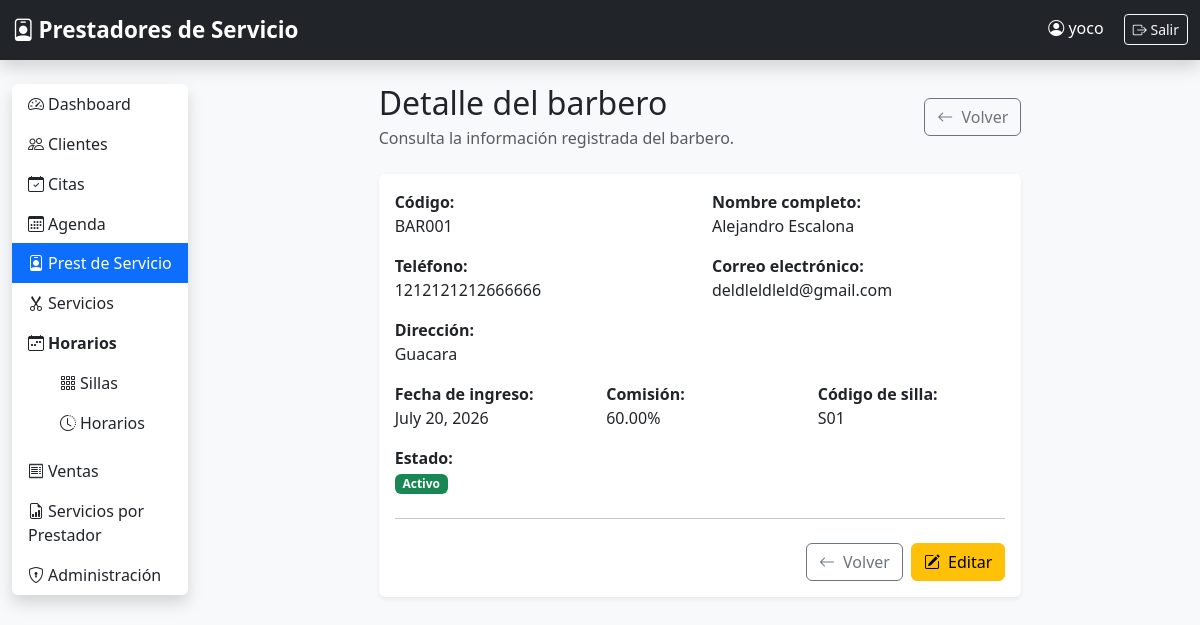
/barberos/1/ (signed in), run on the app's committed database.
### seguridad/models.py (models this page shows, shortened)
class Usuario(AbstractUser):
    telefono = models.CharField(max_length=20, blank=True)

### barberos/models.py (models this page shows, shortened)
class Barbero(models.Model):
    codigo = models.CharField(
        max_length=10,
        unique=True,
        verbose_name="Código"
    )
    nombre = models.CharField(max_length=100)
    apellido = models.CharField(max_length=100)
    direccion = models.CharField(max_length=250)
    telefono = models.CharField(max_length=20)
    correo = models.EmailField(blank=True)
    fecha_ingreso = models.DateField()
    porcentaje = models.DecimalField(
        max_digits=5,
        decimal_places=2,
        help_text="Porcentaje de comisión"
    )
    codigo_silla = models.CharField(
        max_length=10,
        unique=True
    )
    activo = models.BooleanField(default=True)
    class Meta:
        ordering = ["nombre", "apellido"]
        verbose_name = "Barbero"
        verbose_name_plural = "Barberos"

### barberos/views.py (the view)
# urls.py: path("<int:pk>/", views.detalle_barbero, name="detalle_barbero"),
@login_required
def detalle_barbero(request, pk):
    barbero = get_object_or_404(Barbero, pk=pk)
    contexto = {
        "barbero": barbero,
    }
    return render(
        request,
        "barberos/detalle.html",
        contexto,
    )

### barberos/templates/barberos/detalle.html (shortened to what this page needs)
{% extends "base.html" %}
{% block content %}
<div class="row justify-content-center">
    <div class="col-lg-8">
        <div class="d-flex justify-content-between align-items-center mb-4">
            <div>
                <h2 class="mb-1">
                    Detalle del barbero
                </h2>
                <p class="text-muted mb-0">
                    Consulta la información registrada del barbero.
                </p>
            </div>
            <a
                href="{% url 'barberos:lista_barberos' %}"
                class="btn btn-outline-secondary"
            >
                <i class="bi bi-arrow-left me-1"></i>
                Volver
            </a>
        </div>
        <div class="card shadow-sm border-0">
            <div class="card-body">
                <div class="row gy-3">
                    <div class="col-md-6">
                        <strong>Código:</strong><br>
                        {{ barbero.codigo }}
                    </div>
                    <div class="col-md-6">
                        <strong>Nombre completo:</strong><br>
                        {{ barbero.nombre }} {{ barbero.apellido }}
                    </div>
                    <div class="col-md-6">
                        <strong>Teléfono:</strong><br>
                        {{ barbero.telefono|default:"-" }}
                    </div>
                    <div class="col-md-6">
                        <strong>Correo electrónico:</strong><br>
                        {{ barbero.correo|default:"-" }}
                    </div>
                    <div class="col-12">
                        <strong>Dirección:</strong><br>
                        {{ barbero.direccion }}
                    </div>
                    <div class="col-md-4">
                        <strong>Fecha de ingreso:</strong><br>
                        {{ barbero.fecha_ingreso }}
                    </div>
                    <div class="col-md-4">
                        <strong>Comisión:</strong><br>
                        {{ barbero.porcentaje }}%
                    </div>
                    <div class="col-md-4">
                        <strong>Código de silla:</strong><br>
                        {{ barbero.codigo_silla }}
                    </div>
                    <div class="col-md-4">
                        <strong>Estado:</strong><br>
                        {% if barbero.activo %}
                            <span class="badge bg-success">
                                Activo
                            </span>
                        {% else %}
                            <span class="badge bg-secondary">
                                Inactivo
                            </span>
                        {% endif %}
                    </div>
                </div>
                <hr class="my-4">
                <div class="d-flex justify-content-end gap-2">
                    <a
                        href="{% url 'barberos:lista_barberos' %}"
                        class="btn btn-outline-secondary"
                    >
                        <i class="bi bi-arrow-left me-1"></i>
                        Volver
                    </a>
                    <a
                        href="{% url 'barberos:editar_barbero' barbero.pk %}"
                        class="btn btn-warning"
                    >
                        <i class="bi bi-pencil-square me-1"></i>
                        Editar
                    </a>
                </div>
            </div>
        </div>
    </div>
</div>
{% endblock %}

### templates/base.html (shortened to what this page needs)
{% load static %}
<!DOCTYPE html>
<html lang="es">
<head>
    <link href="https://cdn.jsdelivr.net/npm/bootstrap@5.3.7/dist/css/bootstrap.min.css" rel="stylesheet">
    <link href="https://cdn.jsdelivr.net/npm/bootstrap-icons@1.13.1/font/bootstrap-icons.min.css" rel="stylesheet">
    <link rel="stylesheet" href="{% static 'css/style.css' %}">
</head>
<body class="bg-light">
<nav class="navbar navbar-expand-lg navbar-dark bg-dark shadow">
    <div class="container-fluid">
        <a class="navbar-brand fw-bold" href="{% url 'dashboard' %}">
            <i class="bi bi-person-badge me-1"></i>Prestadores de Servicio
        </a>
        <div class="ms-auto">
            {% if user.is_authenticated %}
                <span class="text-white me-3">
                    <i class="bi bi-person-circle"></i>
                    {% if user.first_name or user.last_name %}
                        {{ user.first_name }} {{ user.last_name }}
                    {% else %}
                        {{ user.username }}
                    {% endif %}
                </span>
                <a href="{% url 'cerrar_sesion' %}" class="btn btn-outline-light btn-sm">
                    <i class="bi bi-box-arrow-right"></i> Salir
                </a>
            {% endif %}
        </div>
    </div>
</nav>
<div class="container-fluid mt-4">
    <div class="row">
        {% if user.is_authenticated %}
            <div class="col-md-2 mb-4">
                <div class="list-group shadow">
                    <a href="{% url 'dashboard' %}" class="list-group-item list-group-item-action {% if request.resolver_match.url_name == 'dashboard' %}active{% endif %}">
                        <i class="bi bi-speedometer2 me-1"></i>Dashboard
                    </a>
                    <a href="{% url 'clientes:lista_clientes' %}" class="list-group-item list-group-item-action {% if request.resolver_match.namespace == 'clientes' %}active{% endif %}">
                        <i class="bi bi-people me-1"></i>Clientes
                    </a>
                    <a href="{% url 'citas:listar_citas' %}" class="list-group-item list-group-item-action {% if request.resolver_match.namespace == 'citas' and request.resolver_match.url_name == 'listar_citas' %}active{% endif %}">
                        <i class="bi bi-calendar-check me-1"></i>Citas
                    </a>
                    <a href="{% url 'citas:agenda_citas' %}" class="list-group-item list-group-item-action {% if request.resolver_match.namespace == 'citas' and request.resolver_match.url_name == 'agenda_citas' %}active{% endif %}">
                        <i class="bi bi-calendar3 me-1"></i>Agenda
                    </a>
                    <a href="{% url 'barberos:lista_barberos' %}" class="list-group-item list-group-item-action {% if request.resolver_match.namespace == 'barberos' %}active{% endif %}">
                        <i class="bi bi-person-badge me-1"></i>Prest de Servicio
                    </a>
                    <a href="{% url 'servicios:lista' %}" class="list-group-item list-group-item-action {% if request.resolver_match.namespace == 'servicios' %}active{% endif %}">
                        <i class="bi bi-scissors me-1"></i>Servicios
                    </a>
                    <div class="list-group-item">
                        <div class="fw-bold mb-2"><i class="bi bi-calendar-week me-1"></i>Horarios</div>
                        <div class="list-group ms-3">
                            <a href="{% url 'horarios:listar_sillas' %}" class="list-group-item list-group-item-action ">
                                <i class="bi bi-grid-3x3-gap me-1"></i>Sillas
                            </a>
                            <a href="{% url 'horarios:listar_horarios' %}" class="list-group-item list-group-item-action ">
                                <i class="bi bi-clock-history me-1"></i>Horarios
                            </a>
                        </div>
                    </div>
                    <a href="{% url 'ventas:lista' %}" class="list-group-item list-group-item-action {% if request.resolver_match.namespace == 'ventas' and request.resolver_match.url_name != 'reporte_servicios' %}active{% endif %}">
                        <i class="bi bi-receipt me-1"></i>Ventas
                    </a>
                    <a href="{% url 'ventas:reporte_servicios' %}" class="list-group-item list-group-item-action ">
                        <i class="bi bi-file-earmark-bar-graph me-1"></i>Servicios por Prestador
                    </a>
                    <a href="{% url 'admin:index' %}" class="list-group-item list-group-item-action {% if request.resolver_match.namespace == 'admin' %}active{% endif %}">
                        <i class="bi bi-shield-lock me-1"></i>Administración
                    </a>
                </div>
            </div>
            <main class="col-md-10">
        {% else %}
            <main class="col-12">
        {% endif %}
            {% block content %}{% endblock %}
            </main>
    </div>
</div>
</body>
</html>

### templates/static/css/style.css (style rules this page uses)
body { font-family: "Segoe UI", sans-serif; }
.list-group-item { border: none; }
.list-group-item.active { background:#0d6efd; }
.navbar-brand { font-size:1.4rem; }

### data on the page
Usuario: username "yoco"
Barbero: codigo "BAR001", nombre "Alejandro", apellido "Escalona", telefono "1212121212666666", correo "deldleldleld@gmail.com", direccion "Guacara", fecha_ingreso "July 20, 2026", porcentaje "60.00", codigo_silla "S01"
